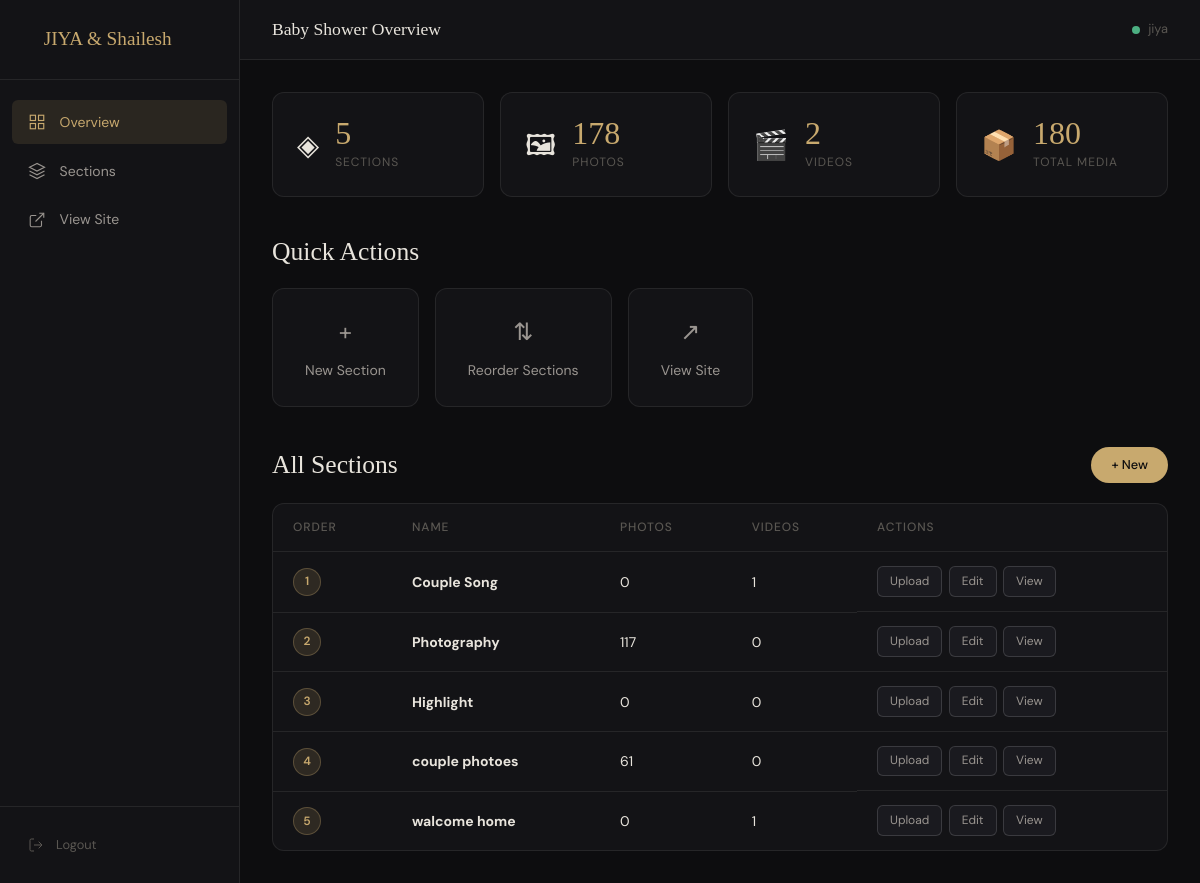
Page /dashboard/ (signed in) on the earlier database version.
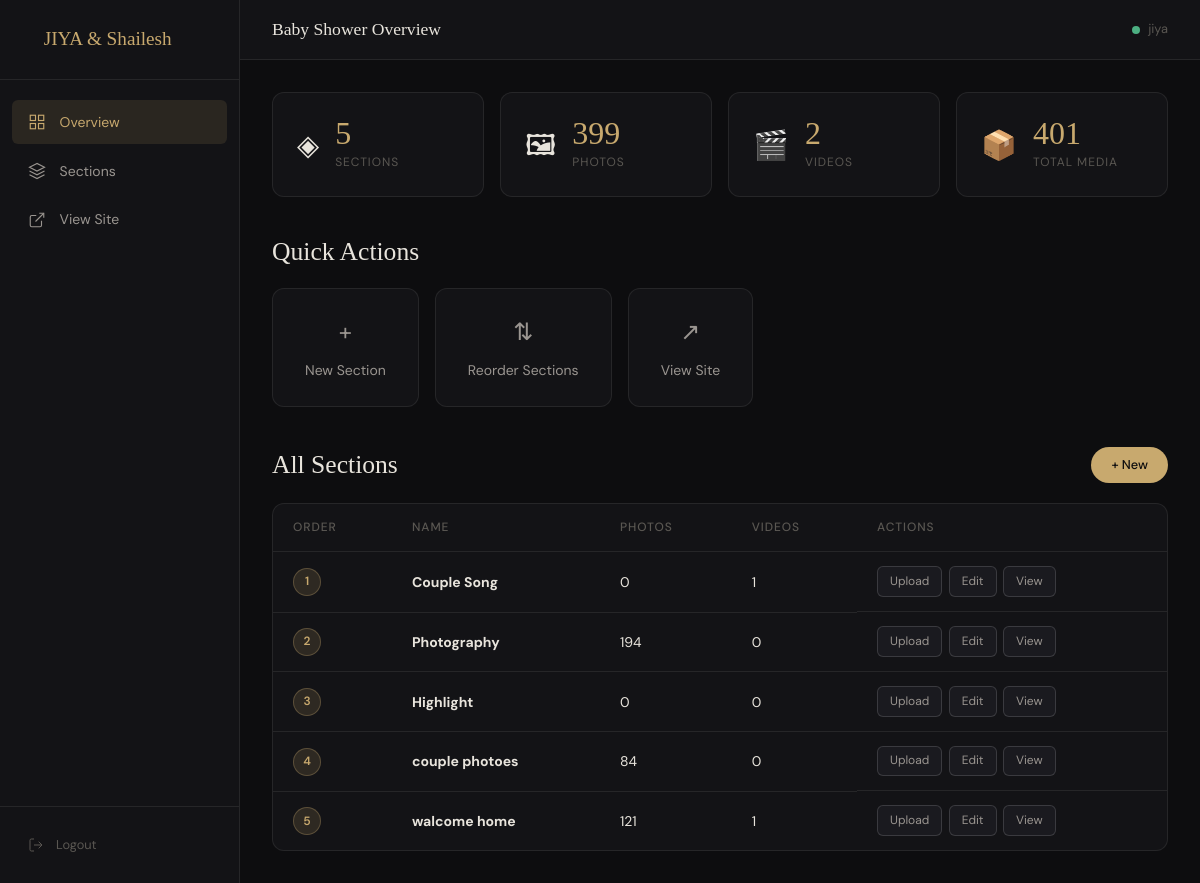
Same page on the later database version.
### gallery/models.py (models this page shows, shortened)
class Section(models.Model):
    name = models.CharField(max_length=100)
    description = models.TextField(blank=True)
    order = models.PositiveIntegerField(default=0)
    cover_image = models.ImageField(upload_to='covers/', blank=True, null=True)
    created_at = models.DateTimeField(auto_now_add=True)
    class Meta:
        ordering = ['order', 'created_at']
    def image_count(self):
        return self.media.filter(media_type='image').count()
    def video_count(self):
        return self.media.filter(media_type='video').count()

### gallery/views.py (the view)
# urls.py: path('dashboard/', views.dashboard_home, name='dashboard_home'),
@login_required
def dashboard_home(request):
    sections = Section.objects.all()
    total_media = MediaItem.objects.count()
    total_images = MediaItem.objects.filter(media_type='image').count()
    total_videos = MediaItem.objects.filter(media_type='video').count()
    return render(request, 'dashboard/home.html', {
        'sections': sections,
        'total_media': total_media,
        'total_images': total_images,
        'total_videos': total_videos,
    })

### templates/dashboard/home.html (shortened to what this page needs)
{% extends 'dashboard/base_dashboard.html' %}
{% block nav_home %}active{% endblock %}
{% block topbar_title %}Baby Shower Overview{% endblock %}
{% block dash_content %}
<div class="dash-page">
  <div class="stats-grid">
    <div class="stat-card">
      <div class="stat-icon">◈</div>
      <div class="stat-info">
        <span class="stat-num">{{ sections.count }}</span>
        <span class="stat-label">Sections</span>
      </div>
    </div>
    <div class="stat-card">
      <div class="stat-icon">🖼</div>
      <div class="stat-info">
        <span class="stat-num">{{ total_images }}</span>
        <span class="stat-label">Photos</span>
      </div>
    </div>
    <div class="stat-card">
      <div class="stat-icon">🎬</div>
      <div class="stat-info">
        <span class="stat-num">{{ total_videos }}</span>
        <span class="stat-label">Videos</span>
      </div>
    </div>
    <div class="stat-card">
      <div class="stat-icon">📦</div>
      <div class="stat-info">
        <span class="stat-num">{{ total_media }}</span>
        <span class="stat-label">Total Media</span>
      </div>
    </div>
  </div>
  <div class="dash-section-header">
    <h2>Quick Actions</h2>
  </div>
  <div class="quick-actions">
    <a href="{% url 'section_create' %}" class="quick-card">
      <span class="quick-icon">+</span>
      <span>New Section</span>
    </a>
    <a href="{% url 'dashboard_sections' %}" class="quick-card">
      <span class="quick-icon">⇅</span>
      <span>Reorder Sections</span>
    </a>
    <a href="{% url 'home' %}" target="_blank" class="quick-card">
      <span class="quick-icon">↗</span>
      <span>View Site</span>
    </a>
  </div>
  <div class="dash-section-header">
    <h2>All Sections</h2>
    <a href="{% url 'section_create' %}" class="btn-primary-sm">+ New</a>
  </div>
  {% if sections %}
  <div class="sections-table-wrap">
    <table class="dash-table">
      <thead>
        <tr>
          <th>Order</th>
          <th>Name</th>
          <th>Photos</th>
          <th>Videos</th>
          <th>Actions</th>
        </tr>
      </thead>
      <tbody>
        {% for s in sections %}
        <tr>
          <td><span class="order-badge">{{ s.order }}</span></td>
          <td><strong>{{ s.name }}</strong></td>
          <td>{{ s.image_count }}</td>
          <td>{{ s.video_count }}</td>
          <td class="actions-cell">
            <a href="{% url 'media_upload' s.pk %}" class="action-btn">Upload</a>
            <a href="{% url 'section_edit' s.pk %}" class="action-btn">Edit</a>
            <a href="{% url 'section_detail' s.pk %}" target="_blank" class="action-btn">View</a>
          </td>
        </tr>
        {% endfor %}
      </tbody>
    </table>
  </div>
  {% else %}
  <div class="empty-state-dash">
    <p>No sections yet. <a href="{% url 'section_create' %}">Create your first section →</a></p>
  </div>
  {% endif %}
</div>
{% endblock %}

Differences in the rows shown:
computed for Section "Photography": image_count "117" → "194"
changed Section "couple photoes": image_count "61" → "84"
changed Section "walcome home": image_count "0" → "121"
Other differences:
{{ total_images }}: "178" → "399"
{{ total_media }}: "180" → "401"
